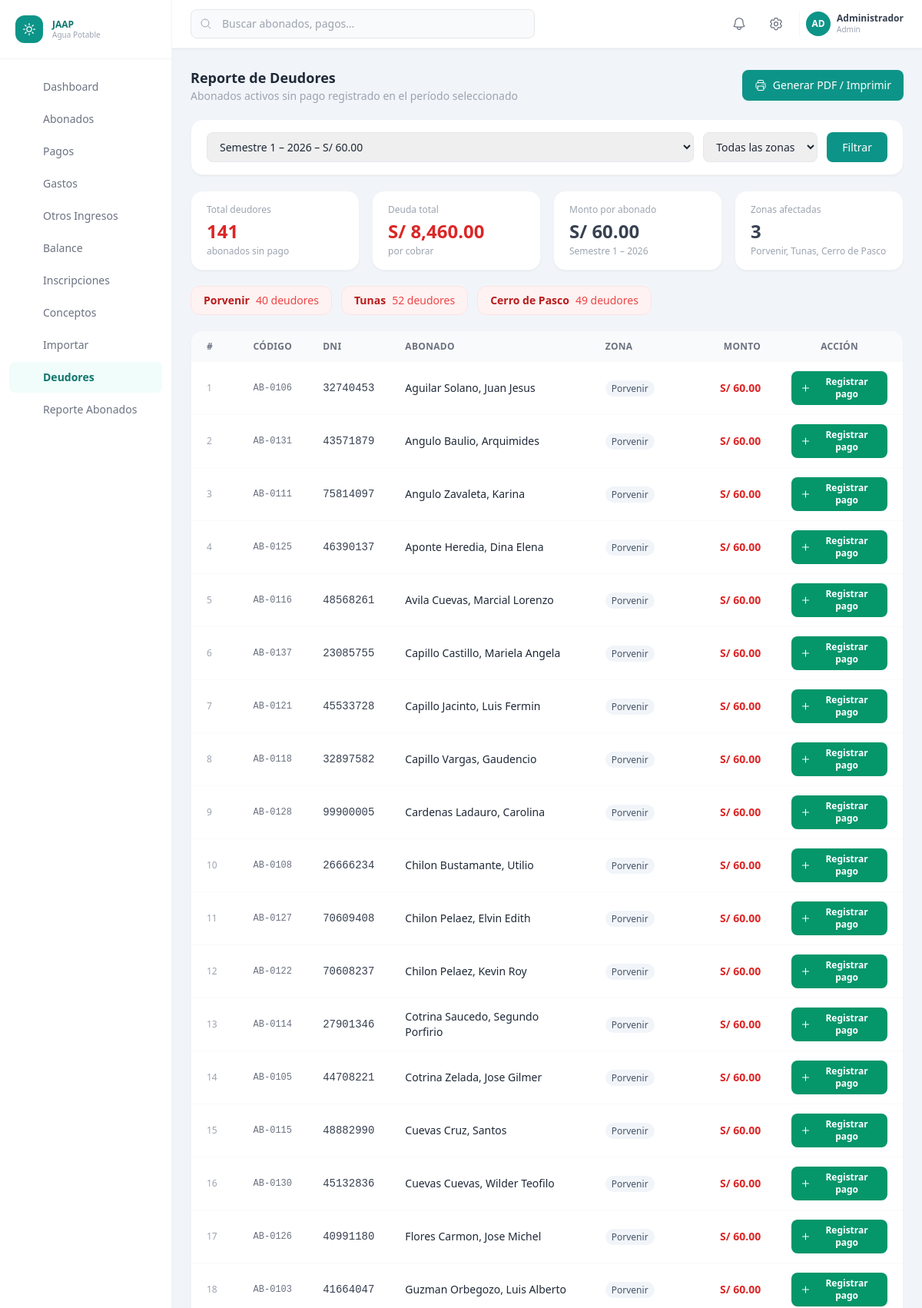
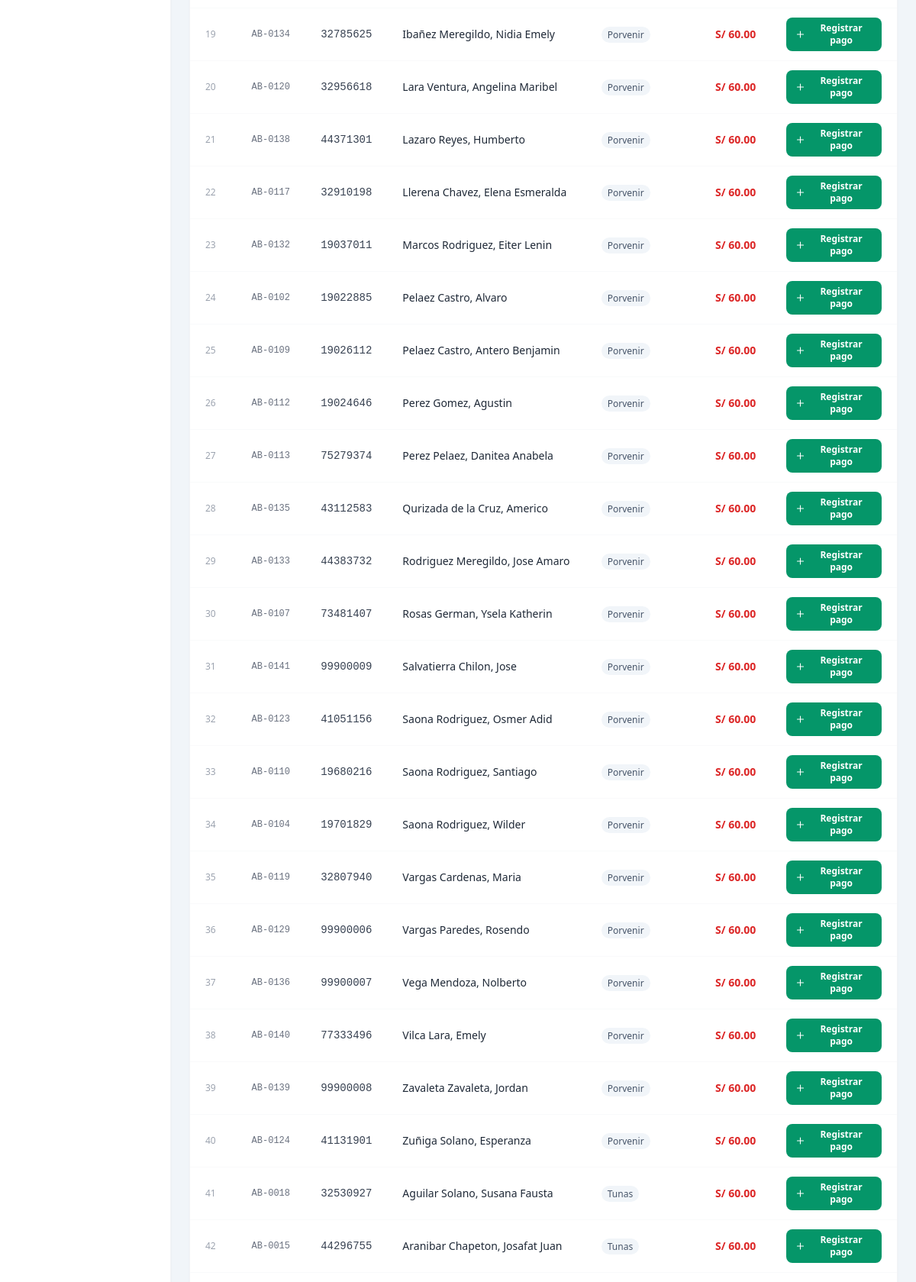
Screenshot of /reportes/deudores.php (signed in, upper part) with the database file from the repository (2 pictures, top to bottom).
### tables this page shows
CREATE TABLE `periodos_cobro` (
  `id`                  INT UNSIGNED NOT NULL AUTO_INCREMENT,
  `nombre`              VARCHAR(100) NOT NULL,
  `anio`                YEAR         NOT NULL,
  `semestre`            ENUM('1','2','anual') NOT NULL DEFAULT '1',
  `meses`               TINYINT UNSIGNED NOT NULL DEFAULT 6 COMMENT 'Cantidad de meses incluidos',
  `fecha_inicio`        DATE         NOT NULL,
  `fecha_fin`           DATE         NOT NULL,
  `fecha_vencimiento`   DATE         NOT NULL,
  `monto_total`         DECIMAL(10,2) NOT NULL COMMENT 'Monto base del período',
  `estado`              ENUM('pendiente','activo','cerrado') NOT NULL DEFAULT 'pendiente',
  `created_at`          TIMESTAMP    NOT NULL DEFAULT CURRENT_TIMESTAMP,
  PRIMARY KEY (`id`),
  UNIQUE KEY `uk_periodo` (`anio`, `semestre`)
);

CREATE TABLE `abonados` (
  `id`                INT UNSIGNED    NOT NULL AUTO_INCREMENT,
  `codigo`            VARCHAR(20)     NOT NULL COMMENT 'Código interno del abonado',
  `dni`               VARCHAR(8)      NOT NULL,
  `nombres`           VARCHAR(100)    NOT NULL,
  `apellidos`         VARCHAR(100)    NOT NULL,
  `fecha_nacimiento`  DATE            NULL,
  `departamento`      VARCHAR(100)    NOT NULL DEFAULT '',
  `provincia`         VARCHAR(100)    NOT NULL DEFAULT '',
  `distrito`          VARCHAR(100)    NOT NULL DEFAULT '',
  `direccion`         TEXT            NULL,
  `zona`              ENUM('porvenir','tunas','cerro_de_pasco') NOT NULL DEFAULT 'porvenir',
  `profesion`         VARCHAR(100)    NULL,
  `actividad`         VARCHAR(100)    NULL,
  `grado_instruccion` ENUM(
    'sin_instruccion','primaria_incompleta','primaria_completa',
    'secundaria_incompleta','secundaria_completa',
    'tecnico','universitario','posgrado'
  ) NOT NULL DEFAULT 'sin_instruccion',
  `estado_civil`      ENUM('soltero','casado','conviviente','viudo','divorciado') NOT NULL DEFAULT 'soltero',
  `telefono`          VARCHAR(15)     NULL,
  `email`             VARCHAR(100)    NULL,
  `numero_hijos`      TINYINT UNSIGNED NOT NULL DEFAULT 0,
  `fecha_inscripcion` DATE            NULL,
  `estado`            ENUM('activo','inactivo','cortado','suspension_temporal') NOT NULL DEFAULT 'activo',
  `observaciones`     TEXT            NULL,
  `creado_por`        INT UNSIGNED    NULL,
  `created_at`        TIMESTAMP       NOT NULL DEFAULT CURRENT_TIMESTAMP,
  `updated_at`        TIMESTAMP       NOT NULL DEFAULT CURRENT_TIMESTAMP ON UPDATE CURRENT_TIMESTAMP,
  PRIMARY KEY (`id`),
  UNIQUE KEY `uk_dni`    (`dni`),
  UNIQUE KEY `uk_codigo` (`codigo`),
  KEY `idx_zona`   (`zona`),
  KEY `idx_estado` (`estado`),
  CONSTRAINT `fk_abonado_creado` FOREIGN KEY (`creado_por`) REFERENCES `usuarios_sistema` (`id`) ON DELETE SET NULL
);

### config/config.php (called while the page is built, shortened)
<?php
function e(string $s): string
{
    return htmlspecialchars($s, ENT_QUOTES | ENT_HTML5, 'UTF-8');
}

### reportes/deudores.php (the view, shortened to what this page needs)
<?php
$pdo        = getDB();
$periodos = $pdo->query(
    "SELECT id, nombre, anio, semestre, monto_total
     FROM periodos_cobro
     ORDER BY anio DESC, semestre"
)->fetchAll();
$periodoId = (int)($_GET['periodo_id'] ?? 0);
if ($periodoId === 0) {
    foreach ($periodos as $p) {
        if ((int)$p['anio'] === 2026 && $p['semestre'] === '1') {
            $periodoId = (int)$p['id'];
            break;
        }
    }
}
$periodoActual = null;
foreach ($periodos as $p) {
    if ((int)$p['id'] === $periodoId) { $periodoActual = $p; break; }
}
$zona = $_GET['zona'] ?? '';
$conceptoTarifa = $pdo->query(
    "SELECT id FROM conceptos WHERE tipo = 'tarifa_mensual' AND activo = 1 LIMIT 1"
)->fetch() ?: null;
$whereZona = $zona !== '' ? "AND a.zona = ?" : '';
$params    = $periodoId ? [$periodoId] : [0];
$deudores = [];
$totalDeuda = 0.0;
if ($periodoActual) {
    $stmt = $pdo->prepare("
        SELECT a.id, a.codigo, a.dni, a.nombres, a.apellidos, a.zona, a.telefono
        FROM abonados a
        WHERE a.estado = 'activo'
          AND a.id NOT IN (
              SELECT p.abonado_id FROM pagos p WHERE p.periodo_id = ?
          )
          $whereZona
        ORDER BY a.zona, a.apellidos, a.nombres
    ");
    $stmt->execute($params);
    $deudores   = $stmt->fetchAll();
    $totalDeuda = count($deudores) * (float)$periodoActual['monto_total'];
}
$resumenZona = [];
foreach ($deudores as $d) {
    $z = $d['zona'];
    $resumenZona[$z] = ($resumenZona[$z] ?? 0) + 1;
}
require_once __DIR__ . '/../includes/header.php';
require_once __DIR__ . '/../includes/sidebar.php';
?>
<div class="flex flex-col flex-1 overflow-hidden">
  <?php require_once __DIR__ . '/../includes/topbar.php'; ?>
  <main class="flex-1 overflow-y-auto p-6 space-y-5">
    <div class="flex flex-col sm:flex-row sm:items-center justify-between gap-3">
      <div>
        <h1 class="text-lg font-bold text-gray-800">Reporte de Deudores</h1>
        <p class="text-sm text-gray-400">Abonados activos sin pago registrado en el período seleccionado</p>
      </div>
      <a href="<?= APP_URL ?>/reportes/deudores_print.php?periodo_id=<?= $periodoId ?>&zona=<?= urlencode($zona) ?>"
         target="_blank"
         class="inline-flex items-center gap-2 bg-brand-600 hover:bg-brand-700 text-white text-sm font-medium px-4 py-2.5 rounded-lg transition-colors">
        Generar PDF / Imprimir
      </a>
    </div>
    <form method="GET" class="bg-white rounded-2xl shadow-sm border border-gray-100 px-5 py-4 print:hidden">
      <div class="flex flex-col sm:flex-row gap-3">
        <select name="periodo_id"
                class="flex-1 px-3 py-2 text-sm border border-gray-200 rounded-lg focus:outline-none focus:ring-2 focus:ring-brand-300">
          <?php foreach ($periodos as $p): ?>
            <option value="<?= $p['id'] ?>" <?= (int)$p['id'] === $periodoId ? 'selected' : '' ?>>
              <?= e($p['nombre']) ?> – S/ <?= number_format((float)$p['monto_total'], 2) ?>
            </option>
          <?php endforeach; ?>
        </select>
        <select name="zona"
                class="px-3 py-2 text-sm border border-gray-200 rounded-lg focus:outline-none focus:ring-2 focus:ring-brand-300">
          <option value="">Todas las zonas</option>
        </select>
        <button type="submit"
                class="bg-brand-600 hover:bg-brand-700 text-white text-sm font-medium px-5 py-2 rounded-lg transition-colors">
          Filtrar
        </button>
      </div>
    </form>
    <?php if ($periodoActual): ?>
    <div class="grid grid-cols-2 sm:grid-cols-4 gap-4">
      <div class="bg-white rounded-2xl shadow-sm border border-gray-100 px-5 py-4">
        <p class="text-xs text-gray-400 font-medium">Total deudores</p>
        <p class="text-2xl font-bold text-red-600 mt-1"><?= count($deudores) ?></p>
        <p class="text-xs text-gray-400 mt-0.5">abonados sin pago</p>
      </div>
      <div class="bg-white rounded-2xl shadow-sm border border-gray-100 px-5 py-4">
        <p class="text-xs text-gray-400 font-medium">Deuda total</p>
        <p class="text-2xl font-bold text-red-600 mt-1">S/ <?= number_format($totalDeuda, 2) ?></p>
        <p class="text-xs text-gray-400 mt-0.5">por cobrar</p>
      </div>
      <div class="bg-white rounded-2xl shadow-sm border border-gray-100 px-5 py-4">
        <p class="text-xs text-gray-400 font-medium">Monto por abonado</p>
        <p class="text-2xl font-bold text-gray-700 mt-1">S/ <?= number_format((float)$periodoActual['monto_total'], 2) ?></p>
        <p class="text-xs text-gray-400 mt-0.5"><?= e($periodoActual['nombre']) ?></p>
      </div>
      <div class="bg-white rounded-2xl shadow-sm border border-gray-100 px-5 py-4">
        <p class="text-xs text-gray-400 font-medium">Zonas afectadas</p>
        <p class="text-2xl font-bold text-gray-700 mt-1"><?= count($resumenZona) ?></p>
        <p class="text-xs text-gray-400 mt-0.5">
          <?= implode(', ', array_map(fn($z) => ZONAS[$z] ?? $z, array_keys($resumenZona))) ?>
        </p>
      </div>
    </div>
    <?php if (count($resumenZona) > 1): ?>
    <div class="flex flex-wrap gap-3 print:hidden">
      <?php foreach ($resumenZona as $z => $cnt): ?>
        <div class="flex items-center gap-2 px-4 py-2 bg-red-50 border border-red-100 rounded-xl text-sm">
          <span class="font-semibold text-red-700"><?= e(ZONAS[$z] ?? $z) ?></span>
          <span class="text-red-500"><?= $cnt ?> deudor<?= $cnt !== 1 ? 'es' : '' ?></span>
        </div>
      <?php endforeach; ?>
    </div>
    <?php endif; ?>
    <div class="bg-white rounded-2xl shadow-sm border border-gray-100 overflow-hidden">
      <div class="overflow-x-auto">
        <table class="w-full text-sm">
          <thead class="bg-gray-50 text-xs text-gray-500 uppercase tracking-wide">
            <tr>
              <th class="px-5 py-3 text-left">#</th>
              <th class="px-5 py-3 text-left">Código</th>
              <th class="px-5 py-3 text-left">DNI</th>
              <th class="px-5 py-3 text-left">Abonado</th>
              <th class="px-5 py-3 text-left">Zona</th>
              <th class="px-5 py-3 text-right">Monto</th>
              <th class="px-5 py-3 text-center print:hidden">Acción</th>
            </tr>
          </thead>
          <tbody class="divide-y divide-gray-50" id="tablaDeudores">
            <?php foreach ($deudores as $i => $d): ?>
            <tr id="deudor-<?= $d['id'] ?>" class="hover:bg-gray-50 transition-colors">
              <td class="px-5 py-3 text-gray-400 text-xs"><?= $i + 1 ?></td>
              <td class="px-5 py-3 font-mono text-xs text-gray-500"><?= e($d['codigo']) ?></td>
              <td class="px-5 py-3 font-mono text-gray-700"><?= e($d['dni']) ?></td>
              <td class="px-5 py-3">
                <span class="font-medium text-gray-800"><?= e($d['apellidos'] . ', ' . $d['nombres']) ?></span>
              </td>
              <td class="px-5 py-3">
                <span class="capitalize text-xs font-medium px-2 py-0.5 rounded-full bg-slate-100 text-slate-600">
                  <?= e(ZONAS[$d['zona']] ?? $d['zona']) ?>
                </span>
              </td>
              <td class="px-5 py-3 text-right font-semibold text-red-600">
                S/ <?= number_format((float)$periodoActual['monto_total'], 2) ?>
              </td>
              <td class="px-5 py-3 text-center print:hidden">
                <?php if ($conceptoTarifa): ?>
                <button type="button"
                        data-abonado="<?= $d['id'] ?>"
                        data-concepto="<?= (int)$conceptoTarifa['id'] ?>"
                        data-periodo="<?= $periodoId ?>"
                        data-monto="<?= (float)$periodoActual['monto_total'] ?>"
                        onclick="pagarDeudor(this)"
                        class="inline-flex items-center gap-1.5 px-3 py-1.5 text-xs font-semibold bg-emerald-600 hover:bg-emerald-700 text-white rounded-lg transition-colors">
                  <svg class="w-3.5 h-3.5" fill="none" viewBox="0 0 24 24" stroke-width="2" stroke="currentColor">
                    <path stroke-linecap="round" stroke-linejoin="round" d="M12 4.5v15m7.5-7.5h-15" />
                  </svg>
                  Registrar pago
                </button>
                <?php endif; ?>
              </td>
            </tr>
            <?php endforeach; ?>
          </tbody>
        </table>
      </div>
    </div>
    <?php else: ?>
      <div class="bg-white rounded-2xl shadow-sm border border-gray-100 px-5 py-12 text-center text-gray-400">
        No hay períodos de cobro configurados.
      </div>
    <?php endif; ?>
  </main>
</div>
<?php require_once __DIR__ . '/../includes/footer.php'; ?>

### rows the page displays
periodos_cobro: monto_total "8,460.00", monto_total "60.00", nombre "Semestre 1 – 2026"
abonados: zona "Porvenir, Tunas, Cerro de Pasco", zona "Cerro de Pasco", cnt "49"
abonados: codigo "AB-0106", dni "32740453", apellidos+nombres "Aguilar Solano, Juan Jesus", zona "Porvenir"
abonados: codigo "AB-0131", dni "43571879", apellidos+nombres "Angulo Baulio, Arquimides", zona "Porvenir"
abonados: codigo "AB-0111", dni "75814097", apellidos+nombres "Angulo Zavaleta, Karina", zona "Porvenir"
abonados: codigo "AB-0125", dni "46390137", apellidos+nombres "Aponte Heredia, Dina Elena", zona "Porvenir"
abonados: codigo "AB-0116", dni "48568261", apellidos+nombres "Avila Cuevas, Marcial Lorenzo", zona "Porvenir"
abonados: codigo "AB-0137", dni "23085755", apellidos+nombres "Capillo Castillo, Mariela Angela", zona "Porvenir"
abonados: codigo "AB-0121", dni "45533728", apellidos+nombres "Capillo Jacinto, Luis Fermin", zona "Porvenir"
abonados: codigo "AB-0118", dni "32897582", apellidos+nombres "Capillo Vargas, Gaudencio", zona "Porvenir"
abonados: codigo "AB-0128", dni "99900005", apellidos+nombres "Cardenas Ladauro, Carolina", zona "Porvenir"
abonados: codigo "AB-0108", dni "26666234", apellidos+nombres "Chilon Bustamante, Utilio", zona "Porvenir"
abonados: codigo "AB-0127", dni "70609408", apellidos+nombres "Chilon Pelaez, Elvin Edith", zona "Porvenir"
abonados: codigo "AB-0122", dni "70608237", apellidos+nombres "Chilon Pelaez, Kevin Roy", zona "Porvenir"
abonados: codigo "AB-0114", dni "27901346", apellidos+nombres "Cotrina Saucedo, Segundo Porfirio", zona "Porvenir"
abonados: codigo "AB-0105", dni "44708221", apellidos+nombres "Cotrina Zelada, Jose Gilmer", zona "Porvenir"
abonados: codigo "AB-0115", dni "48882990", apellidos+nombres "Cuevas Cruz, Santos", zona "Porvenir"
abonados: codigo "AB-0130", dni "45132836", apellidos+nombres "Cuevas Cuevas, Wilder Teofilo", zona "Porvenir"
abonados: codigo "AB-0126", dni "40991180", apellidos+nombres "Flores Carmon, Jose Michel", zona "Porvenir"
abonados: codigo "AB-0103", dni "41664047", apellidos+nombres "Guzman Orbegozo, Luis Alberto", zona "Porvenir"
abonados: codigo "AB-0134", dni "32785625", apellidos+nombres "Ibañez Meregildo, Nidia Emely", zona "Porvenir"
abonados: codigo "AB-0120", dni "32956618", apellidos+nombres "Lara Ventura, Angelina Maribel", zona "Porvenir"
abonados: codigo "AB-0138", dni "44371301", apellidos+nombres "Lazaro Reyes, Humberto", zona "Porvenir"
abonados: codigo "AB-0117", dni "32910198", apellidos+nombres "Llerena Chavez, Elena Esmeralda", zona "Porvenir"
abonados: codigo "AB-0132", dni "19037011", apellidos+nombres "Marcos Rodriguez, Eiter Lenin", zona "Porvenir"
abonados: codigo "AB-0102", dni "19022885", apellidos+nombres "Pelaez Castro, Alvaro", zona "Porvenir"
abonados: codigo "AB-0109", dni "19026112", apellidos+nombres "Pelaez Castro, Antero Benjamin", zona "Porvenir"
abonados: codigo "AB-0112", dni "19024646", apellidos+nombres "Perez Gomez, Agustin", zona "Porvenir"
abonados: codigo "AB-0113", dni "75279374", apellidos+nombres "Perez Pelaez, Danitea Anabela", zona "Porvenir"
abonados: codigo "AB-0135", dni "43112583", apellidos+nombres "Qurizada de la Cruz, Americo", zona "Porvenir"
abonados: codigo "AB-0133", dni "44383732", apellidos+nombres "Rodriguez Meregildo, Jose Amaro", zona "Porvenir"
abonados: codigo "AB-0107", dni "73481407", apellidos+nombres "Rosas German, Ysela Katherin", zona "Porvenir"
abonados: codigo "AB-0141", dni "99900009", apellidos+nombres "Salvatierra Chilon, Jose", zona "Porvenir"
abonados: codigo "AB-0123", dni "41051156", apellidos+nombres "Saona Rodriguez, Osmer Adid", zona "Porvenir"
abonados: codigo "AB-0110", dni "19680216", apellidos+nombres "Saona Rodriguez, Santiago", zona "Porvenir"
abonados: codigo "AB-0104", dni "19701829", apellidos+nombres "Saona Rodriguez, Wilder", zona "Porvenir"
abonados: codigo "AB-0119", dni "32807940", apellidos+nombres "Vargas Cardenas, Maria", zona "Porvenir"
abonados: codigo "AB-0129", dni "99900006", apellidos+nombres "Vargas Paredes, Rosendo", zona "Porvenir"
abonados: codigo "AB-0136", dni "99900007", apellidos+nombres "Vega Mendoza, Nolberto", zona "Porvenir"
abonados: codigo "AB-0140", dni "77333496", apellidos+nombres "Vilca Lara, Emely", zona "Porvenir"
abonados: codigo "AB-0139", dni "99900008", apellidos+nombres "Zavaleta Zavaleta, Jordan", zona "Porvenir"
abonados: codigo "AB-0124", dni "41131901", apellidos+nombres "Zuñiga Solano, Esperanza", zona "Porvenir"
abonados: codigo "AB-0018", dni "32530927", apellidos+nombres "Aguilar Solano, Susana Fausta", zona "Tunas"
abonados: codigo "AB-0015", dni "44296755", apellidos+nombres "Aranibar Chapeton, Josafat Juan", zona "Tunas"

### other values shown
$item['label'] "Dashboard"
$item['label'] "Abonados"
$item['label'] "Pagos"
$item['label'] "Gastos"
$item['label'] "Otros Ingresos"
$item['label'] "Balance"
$item['label'] "Inscripciones"
$item['label'] "Conceptos"
$item['label'] "Importar"
$item['label'] "Deudores"
$item['label'] "Reporte Abonados"
mb_substr($user['nombre'], 0, 2) "AD"
$user['nombre'] "Administrador"
$user['rol'] "Admin"
count($deudores) "141"
